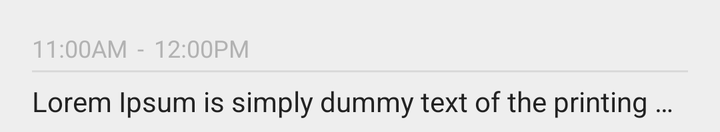
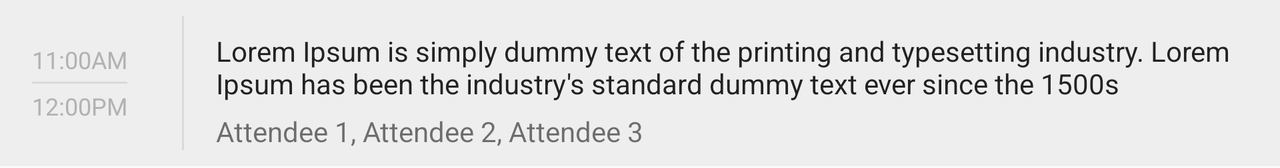

First picture: res/layout/ on a phone held upright. Second picture: the repository's own variant of that layout, on a device whose configuration matches the variant's folder. Source for both follows.
<!-- AndroidManifest.xml: application theme AppTheme -->
<!-- res/layout/meeting_row.xml -->
<?xml version="1.0" encoding="utf-8"?>
<RelativeLayout xmlns:android="http://schemas.android.com/apk/res/android"
    android:layout_width="match_parent"
    android:layout_height="wrap_content"
    android:background="@color/light_grey_one">

    <TextView
        android:id="@+id/time_start"
        android:layout_width="wrap_content"
        android:layout_height="wrap_content"
        android:layout_marginTop="@dimen/screen_margin"
        android:layout_marginStart="@dimen/screen_margin"
        android:layout_marginEnd="5dp"
        android:layout_marginBottom="3dp"
        android:text="11:00AM"
        android:textAppearance="@style/Date.row"/>

    <TextView
        android:id="@+id/dash"
        android:layout_width="wrap_content"
        android:layout_height="wrap_content"
        android:layout_marginTop="@dimen/screen_margin"
        android:layout_marginEnd="5dp"
        android:layout_toEndOf="@id/time_start"
        android:text="-"
        android:textAppearance="@style/Date.row"
        android:gravity="center"/>

    <TextView
        android:id="@+id/time_end"
        android:layout_width="wrap_content"
        android:layout_height="wrap_content"
        android:layout_toEndOf="@id/dash"
        android:layout_marginTop="@dimen/screen_margin"
        android:layout_marginEnd="@dimen/screen_margin"
        android:layout_marginBottom="3dp"
        android:text="12:00PM"
        android:textAppearance="@style/Date.row"/>

    <View
        android:id="@+id/date_underline"
        android:layout_width="match_parent"
        android:layout_height="1dp"
        android:minHeight="1px"
        android:layout_below="@id/time_start"
        android:layout_marginStart="@dimen/screen_margin"
        android:layout_marginEnd="@dimen/screen_margin"
        android:background="@drawable/date_underline"
        android:layout_marginBottom="5dp"/>

    <TextView
        android:id="@+id/short_desc"
        android:layout_width="match_parent"
        android:layout_height="wrap_content"
        android:layout_below="@id/date_underline"
        android:layout_marginStart="@dimen/screen_margin"
        android:layout_marginEnd="@dimen/screen_margin"
        android:layout_marginBottom="5dp"
        android:ellipsize="end"
        android:maxLines="1"
        android:text="Lorem Ipsum is simply dummy text of the printing and typesetting industry. Lorem Ipsum has been the industry's standard dummy text ever since the 1500s"
        android:textAppearance="@style/Desc"/>

    <View
        android:id="@+id/row_underline"
        android:layout_width="match_parent"
        android:layout_height="1dp"
        android:minHeight="1px"
        android:layout_below="@id/short_desc"
        android:background="@drawable/row_underline"/>

</RelativeLayout>
<!-- resources referenced by this layout -->
<resources>
  <color name="light_grey_one">#EEEEEE</color>
  <dimen name="screen_margin">16dp</dimen>
  <!-- drawable date_underline (drawable) -->
  <?xml version="1.0" encoding="utf-8"?>
  <shape xmlns:android="http://schemas.android.com/apk/res/android"
      android:shape="rectangle">
      <solid android:color="@color/light_grey_two" />
  </shape>
  <style name="Date.row" parent="@android:style/TextAppearance">
          <item name="android:typeface">sans</item>
          <item name="android:textStyle">normal</item>
          <item name="android:textSize">12sp</item>
          <item name="android:textColor">@color/dark_grey</item>
      </style>
  <style name="Desc" parent="@android:style/TextAppearance">
          <item name="android:typeface">sans</item>
          <item name="android:textStyle">normal</item>
          <item name="android:textSize">14sp</item>
          <item name="android:textColor">@color/desc_color</item>
      </style>
  <style name="AppTheme" parent="Theme.AppCompat.Light.NoActionBar">
          
          <item name="colorPrimary">@color/colorPrimary</item>
          <item name="colorPrimaryDark">@color/colorPrimaryDark</item>
          <item name="colorAccent">@color/colorAccent</item>
      </style>
  <color name="light_grey_two">#D9D9D9</color>
  <color name="dark_grey">#B2B2B2</color>
  <color name="desc_color">#222222</color>
  <color name="colorPrimary">#16A085</color>
  <color name="colorPrimaryDark">#107964</color>
  <color name="colorAccent">#16A085</color>
</resources>
<!-- res/layout-land/meeting_row.xml (the repository's variant of the layout above) -->
<!-- drawn on the phone turned sideways -->
<?xml version="1.0" encoding="utf-8"?>
<RelativeLayout
    xmlns:android="http://schemas.android.com/apk/res/android"
    android:layout_width="match_parent"
    android:layout_height="wrap_content">

    <LinearLayout
        android:id="@+id/details_container"
        android:layout_width="match_parent"
        android:layout_height="wrap_content"
        android:orientation="horizontal"
        android:background="@color/light_grey_one"
        android:weightSum="14">

        <RelativeLayout
            android:id="@+id/left_part"
            android:layout_width="0dp"
            android:layout_weight="2"
            android:layout_height="wrap_content"
            android:layout_gravity="center_vertical">

            <TextView
                android:id="@+id/time_start"
                android:layout_width="wrap_content"
                android:layout_height="wrap_content"
                android:layout_marginTop="8dp"
                android:layout_marginStart="@dimen/screen_margin"
                android:layout_marginEnd="@dimen/screen_margin"
                android:layout_marginBottom="3dp"
                android:text="11:00AM"
                android:textAppearance="@style/Date.row"/>

            <View
                android:id="@+id/date_underline"
                android:layout_width="match_parent"
                android:layout_height="1dp"
                android:minHeight="1px"
                android:layout_below="@id/time_start"
                android:layout_alignStart="@id/time_start"
                android:layout_alignEnd="@id/time_start"
                android:background="@drawable/date_underline"
                android:layout_marginBottom="3dp"/>

            <TextView
                android:id="@+id/time_end"
                android:layout_width="wrap_content"
                android:layout_height="wrap_content"
                android:layout_below="@id/date_underline"
                android:layout_marginStart="@dimen/screen_margin"
                android:layout_marginEnd="@dimen/screen_margin"
                android:layout_marginBottom="8dp"
                android:text="12:00PM"
                android:textAppearance="@style/Date.row"/>

        </RelativeLayout>

        <View
            android:id="@+id/vertical_line"
            android:layout_width="1dp"
            android:layout_height="match_parent"
            android:layout_marginTop="8dp"
            android:layout_marginBottom="8dp"
            android:background="@drawable/date_underline"/>

        <RelativeLayout
            android:id="@+id/right_part"
            android:layout_width="0dp"
            android:layout_weight="12"
            android:layout_height="wrap_content">
            <TextView
                android:id="@+id/short_desc"
                android:layout_width="match_parent"
                android:layout_height="wrap_content"
                android:layout_marginTop="@dimen/screen_margin"
                android:layout_marginStart="@dimen/screen_margin"
                android:layout_marginEnd="@dimen/screen_margin"
                android:layout_marginBottom="5dp"
                android:ellipsize="end"
                android:maxLines="2"
                android:text="Lorem Ipsum is simply dummy text of the printing and typesetting industry. Lorem Ipsum has been the industry's standard dummy text ever since the 1500s"
                android:textAppearance="@style/Desc"/>
            <TextView
                android:id="@+id/attendee_list"
                android:layout_width="match_parent"
                android:layout_height="wrap_content"
                android:layout_below="@id/short_desc"
                android:layout_marginStart="@dimen/screen_margin"
                android:layout_marginEnd="@dimen/screen_margin"
                android:layout_marginBottom="8dp"
                android:ellipsize="end"
                android:maxLines="1"
                android:text="Attendee 1, Attendee 2, Attendee 3" />

        </RelativeLayout>

    </LinearLayout>
    <View
        android:id="@+id/row_underline"
        android:layout_width="match_parent"
        android:layout_height="1dp"
        android:minHeight="1px"
        android:layout_below="@id/details_container"
        android:background="@drawable/row_underline" />

</RelativeLayout>
